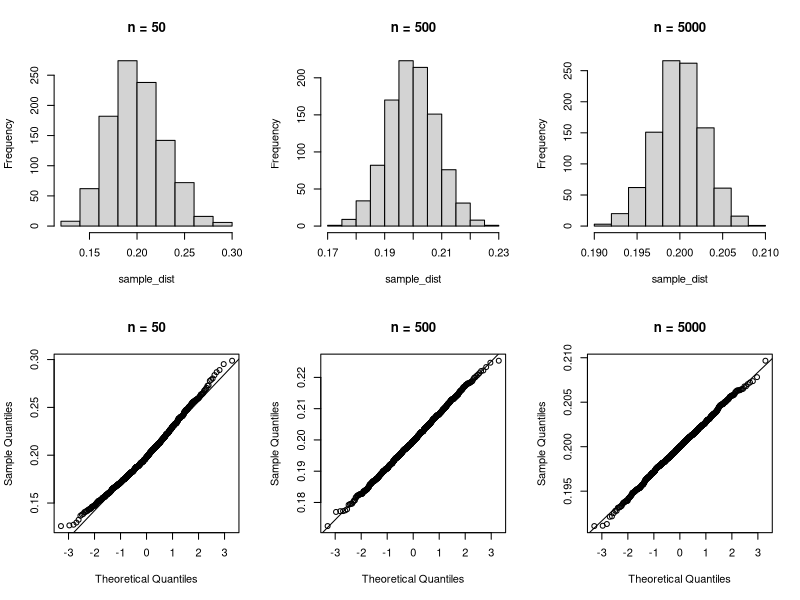
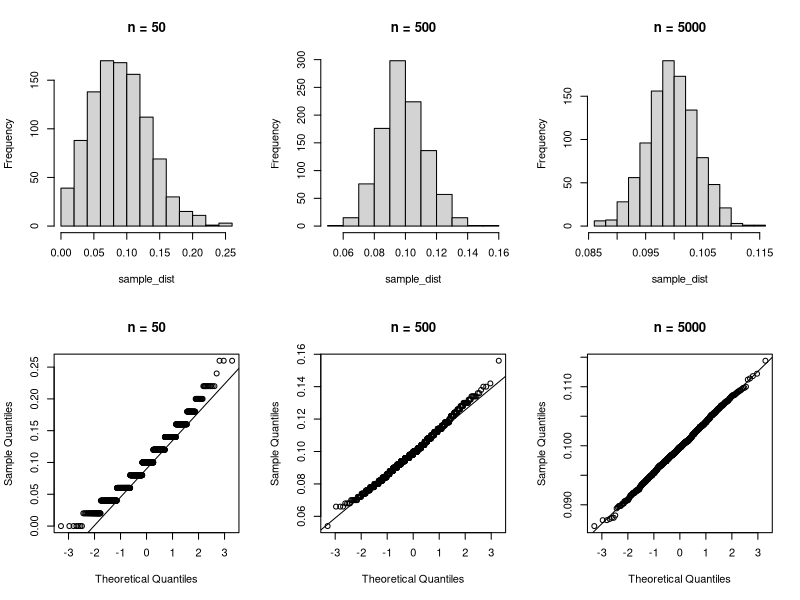

The R source for these figures, in order:
par(mfcol = c(2,3))
exp_draw <- function(n, rate){
  sample_dist <- integer(0)
  for(i in 1 : 1000){
    sample_dist[i] <- mean(rexp(n, rate = rate))
  }
  title <- paste0("n = ", n)
  hist(sample_dist, main = title)
  qqnorm(sample_dist, main = title)
  qqline(sample_dist)
}
exp_draw(50, 5)
exp_draw(500, 5)
exp_draw(5000, 5)


bern_draw <- function(n, prob){
  sample_dist <- integer(0)
  for(i in 1 : 1000){
    sample_dist[i] <- mean(rbinom(n, size = 1, p = prob))
  }
  title <- paste0("n = ", n)
  hist(sample_dist, main = title)
  qqnorm(sample_dist, main = title)
  qqline(sample_dist)
}
bern_draw(50, 0.1)
bern_draw(500, 0.1)
bern_draw(5000, 0.1)

